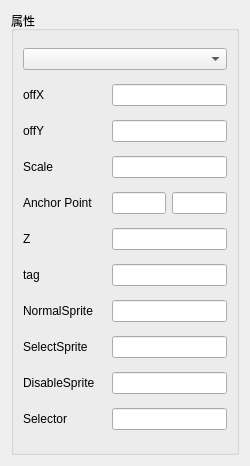
<?xml version="1.0" encoding="UTF-8"?>
<ui version="4.0">
 <class>PublicProperties</class>
 <widget class="QWidget" name="PublicProperties">
  <property name="geometry">
   <rect>
    <x>0</x>
    <y>0</y>
    <width>250</width>
    <height>466</height>
   </rect>
  </property>
  <property name="acceptDrops">
   <bool>true</bool>
  </property>
  <property name="windowTitle">
   <string>属性</string>
  </property>
  <layout class="QGridLayout" name="gridLayout">
   <item row="0" column="0">
    <widget class="QGroupBox" name="groupBox">
     <property name="title">
      <string>属性</string>
     </property>
     <layout class="QGridLayout" name="gridLayout_2">
      <item row="7" column="1" colspan="2">
       <widget class="QLineEdit" name="lineEdit_7">
        <property name="dragEnabled">
         <bool>false</bool>
        </property>
       </widget>
      </item>
      <item row="5" column="0">
       <widget class="QLabel" name="label_5">
        <property name="text">
         <string>Z</string>
        </property>
       </widget>
      </item>
      <item row="9" column="1" colspan="2">
       <widget class="QLineEdit" name="lineEdit_9"/>
      </item>
      <item row="4" column="1">
       <widget class="QLineEdit" name="lineEdit_4">
        <property name="minimumSize">
         <size>
          <width>10</width>
          <height>0</height>
         </size>
        </property>
       </widget>
      </item>
      <item row="3" column="0">
       <widget class="QLabel" name="label_3">
        <property name="text">
         <string>Scale</string>
        </property>
       </widget>
      </item>
      <item row="8" column="0">
       <widget class="QLabel" name="label_8">
        <property name="minimumSize">
         <size>
          <width>83</width>
          <height>21</height>
         </size>
        </property>
        <property name="text">
         <string>SelectSprite</string>
        </property>
       </widget>
      </item>
      <item row="4" column="0">
       <widget class="QLabel" name="label_4">
        <property name="text">
         <string>Anchor Point</string>
        </property>
       </widget>
      </item>
      <item row="10" column="1" colspan="2">
       <widget class="QLineEdit" name="lineEdit_11"/>
      </item>
      <item row="3" column="1" colspan="2">
       <widget class="QLineEdit" name="lineEdit_3"/>
      </item>
      <item row="7" column="0">
       <widget class="QLabel" name="label_7">
        <property name="minimumSize">
         <size>
          <width>83</width>
          <height>21</height>
         </size>
        </property>
        <property name="text">
         <string>NormalSprite</string>
        </property>
       </widget>
      </item>
      <item row="8" column="1" colspan="2">
       <widget class="QLineEdit" name="lineEdit_8"/>
      </item>
      <item row="6" column="1" colspan="2">
       <widget class="QLineEdit" name="lineEdit_6"/>
      </item>
      <item row="2" column="0">
       <widget class="QLabel" name="label_2">
        <property name="text">
         <string>offY</string>
        </property>
       </widget>
      </item>
      <item row="2" column="1" colspan="2">
       <widget class="QLineEdit" name="lineEdit_2"/>
      </item>
      <item row="1" column="1" colspan="2">
       <widget class="QLineEdit" name="lineEdit"/>
      </item>
      <item row="5" column="1" colspan="2">
       <widget class="QLineEdit" name="lineEdit_5"/>
      </item>
      <item row="10" column="0">
       <widget class="QLabel" name="label_10">
        <property name="text">
         <string>Selector</string>
        </property>
       </widget>
      </item>
      <item row="1" column="0">
       <widget class="QLabel" name="label">
        <property name="text">
         <string>offX</string>
        </property>
       </widget>
      </item>
      <item row="9" column="0">
       <widget class="QLabel" name="label_9">
        <property name="text">
         <string>DisableSprite</string>
        </property>
       </widget>
      </item>
      <item row="6" column="0">
       <widget class="QLabel" name="label_6">
        <property name="text">
         <string>tag</string>
        </property>
       </widget>
      </item>
      <item row="4" column="2">
       <widget class="QLineEdit" name="lineEdit_10">
        <property name="minimumSize">
         <size>
          <width>10</width>
          <height>0</height>
         </size>
        </property>
       </widget>
      </item>
      <item row="0" column="0" colspan="3">
       <widget class="QComboBox" name="comboBox"/>
      </item>
     </layout>
     <zorder>lineEdit_8</zorder>
     <zorder>label</zorder>
     <zorder>label_7</zorder>
     <zorder>lineEdit_3</zorder>
     <zorder>lineEdit_4</zorder>
     <zorder>lineEdit</zorder>
     <zorder>label_6</zorder>
     <zorder>lineEdit_7</zorder>
     <zorder>lineEdit_11</zorder>
     <zorder>label_2</zorder>
     <zorder>lineEdit_9</zorder>
     <zorder>label_8</zorder>
     <zorder>lineEdit_2</zorder>
     <zorder>lineEdit_10</zorder>
     <zorder>lineEdit_6</zorder>
     <zorder>lineEdit_5</zorder>
     <zorder>label_4</zorder>
     <zorder>label_3</zorder>
     <zorder>label_9</zorder>
     <zorder>label_5</zorder>
     <zorder>label_10</zorder>
     <zorder>comboBox</zorder>
    </widget>
   </item>
  </layout>
 </widget>
 <resources/>
 <connections/>
</ui>
